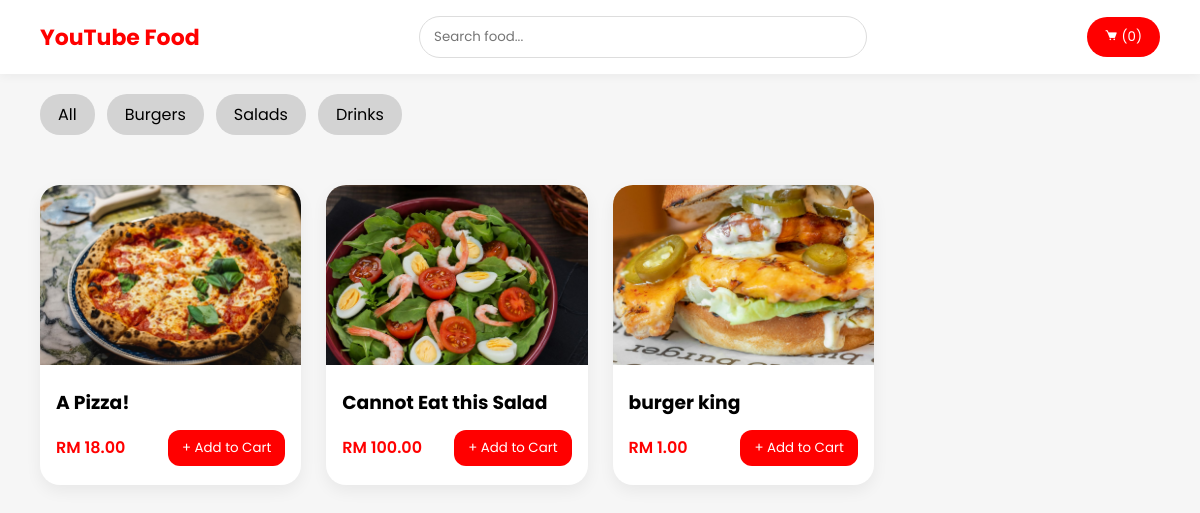
Screenshot of /me/menu.php (signed in) with the database file from the repository.
### tables this page shows
CREATE TABLE `food_categories` (
  `categoryId` int(10) UNSIGNED NOT NULL,
  `title` varchar(100) NOT NULL,
  `active` enum('visible','invisible') NOT NULL
);

CREATE TABLE `foods` (
  `foodId` int(10) UNSIGNED NOT NULL,
  `name` varchar(150) NOT NULL,
  `description` text NOT NULL,
  `price` decimal(10,0) NOT NULL,
  `image` varchar(255) NOT NULL,
  `categoryId` int(10) UNSIGNED NOT NULL,
  `active` enum('active','inactive') NOT NULL
);

### me/menu.php (the view, shortened to what this page needs)
<?php
require_once '../foodDB.php';
$userId = $_SESSION['userId'];
$countQuery = "SELECT SUM(quantity) as totalItems FROM carts WHERE userId = ?";
$stmtCount = $conn->prepare($countQuery);
$stmtCount->bind_param("i", $userId);
$stmtCount->execute();
$countResult = $stmtCount->get_result();
$countData = $countResult->fetch_assoc();
$initialCount = $countData['totalItems'] ? $countData['totalItems'] : 0;
?>
<!DOCTYPE html>
<html lang="en">
<head>
    <link href='https://unpkg.com/boxicons@2.1.2/css/boxicons.min.css' rel='stylesheet'>
    <link rel="stylesheet" href="/styles/homepage.css">
</head>
<body>
    <header>
        <a class="logo" href="home.php">YouTube Food</a>
        <div class="search">
            <input type="text" placeholder="Search food..." oninput="searchFood(this.value)">
        </div>
        <a href="cart.php">
            <button class="cart-btn"><i class='bx bxs-cart'></i> (<span
                    id="cartCount"><?= $initialCount ?></span>)</button>
        </a>
    </header>
    <div class="categories" id="categoryTabs">
        <a href="menu.php" class="cat-link <?= !isset($_GET['cat']) ? 'active' : '' ?>">All</a>
        <?php
        $catQuery = "SELECT * FROM food_categories";
        $catResult = $conn->query($catQuery);
        while ($cat = $catResult->fetch_assoc()):
            $isActive = (isset($_GET['cat']) && $_GET['cat'] == $cat['categoryId']) ? 'active' : '';
            ?>
            <a href="menu.php?cat=<?= $cat['categoryId'] ?>" class="cat-link <?= $isActive ?>">
                <?= htmlspecialchars($cat['title']) ?>
            </a>
        <?php endwhile; ?>
    </div>
    <div class="grid" id="foodGrid">
        <?php
        $catFilter = isset($_GET['cat']) ? " AND categoryId = " . (int) $_GET['cat'] : "";
        $menuQuery = "SELECT * FROM foods WHERE active = 'active'" . $catFilter . " ORDER BY foodId DESC";
        $menuResult = $conn->query($menuQuery);
        if ($menuResult->num_rows > 0):
            while ($data = $menuResult->fetch_assoc()):
                ?>
                <a href="food-details.php?id=<?= $data['foodId'] ?>" class="card-link">
                    <div class="card">
                        <?php
                        $imgPath = !empty($data['image']) ? "../uploads/menu/" . $data['image'] : "https://images.unsplash.com/photo-1574071318508-1cdbab80d002?crop=entropy&cs=tinysrgb&fit=max&fm=jpg&ixid=M3w3Nzg4Nzd8MHwxfHNlYXJjaHwxfHxtYXJnaGVyaXRhJTIwcGl6emF8ZW58MXx8fHwxNzcwMTEzNjk2fDA&ixlib=rb-4.1.0&q=80&w=1080";
                        ?>
                        <img src="<?= $imgPath ?>" alt="<?= htmlspecialchars($data['name']) ?>">
                        <div class="card-body">
                            <h3><?= htmlspecialchars($data['name']) ?></h3>
                            <div class="card-footer">
                                <div class="price">RM <?= number_format($data['price'], 2) ?></div>
                                <button class="add-btn"
                                    onclick="addToCart(<?= $data['foodId'] ?>, '<?= addslashes($data['name']) ?>', <?= $data['price'] ?>)">
                                    + Add to Cart
                                </button>
                            </div>
                        </div>
                    </div>
                </a>
                <?php
            endwhile;
        else:
            echo "<p style=''>No items found in this category.</p>";
        endif;
        ?>
    </div>
</body>
</html>

### designs/styles/homepage.css (style rules this page uses)
* { padding: 0; margin: 0; box-sizing: border-box; font-family: 'Poppins', sans-serif; scroll-behavior: smooth; list-style: none; text-decoration: none; }
:root { --primary-color: #eb4034; --text-color: #181818; --background-color: #fff; --primary-text-size: 5rem; --secondary-text-size: 4rem; --about-text-size: 50px; --p-text-size: 1.5rem; --button-color: white; --dropdown-width: 160px; --dropdown-background: white; --dropdown-color: black; }
body { background: var(--background-color); }
header { position: fixed; top: 0; right: 0; width: 100%; height: auto; z-index: 1000; display: flex; align-items: center; justify-content: space-between; padding: 30px 170px; background: var(--background-color); }
@media screen and (max-width: 1200px) { header { padding: 20px 40px; } }
.logo { color: var(--primary-color); font-weight: bolder; font-size: 2.4em; }

### me/menu.php (style rules this page uses)
* { box-sizing: border-box; margin: 0; padding: 0; font-family: Poppins, sans-serif }
body { background: #f6f6f6 }
header { display: flex; justify-content: space-between; align-items: center; padding: 16px 40px; background: white; box-shadow: 0 2px 10px rgba(0, 0, 0, .05); position: sticky; top: 0; z-index: 100; }
.logo { font-size: 22px; font-weight: bolder; color: red; text-decoration: none; cursor: pointer; }
.search { width: 40%; }
.search input { width: 100%; padding: 10px 14px; border-radius: 30px; border: 1px solid #ddd }
.cart-btn { background: red; color: white; border: none; padding: 10px 18px; border-radius: 30px; cursor: pointer }
.categories { display: flex; gap: 12px; padding: 20px 40px; overflow-x: auto; }
.categories a { border: none; background: lightgray; padding: 8px 18px; border-radius: 20px; cursor: pointer; color: black; text-decoration: none; }
.grid { display: grid; grid-template-columns: repeat(auto-fill, minmax(260px, 1fr)); gap: 25px; padding: 30px 40px 80px; align-items: stretch; }
.card { background: white; border-radius: 20px; overflow: hidden; box-shadow: 0 6px 16px rgba(0, 0, 0, .06); transition: .2s; height: 300px; }
.card img { width: 100%; height: 180px; object-fit: cover }
.card-body { padding: 16px; display: flex; flex-direction: column; flex: 1; }
.card-footer { display: flex; justify-content: space-between; align-items: center; margin-top: auto; padding-top: 10px; }
.card-body { padding: 16px }
.price { color: red; font-weight: 600; margin: 8px 0 }
.add-btn { background: red; color: white; border: none; padding: 8px 14px; border-radius: 12px; cursor: pointer }
.card-link { text-decoration: none; color: inherit; }

### rows the page displays
food_categories: title "Burgers"
food_categories: title "Salads"
food_categories: title "Drinks"
foods: image (picture), name "A Pizza!", price "18.00"
foods: image (picture), name "Cannot Eat this Salad", price "100.00"
foods: image (picture), name "burger king", price "1.00"

### other values shown
$initialCount "0"
